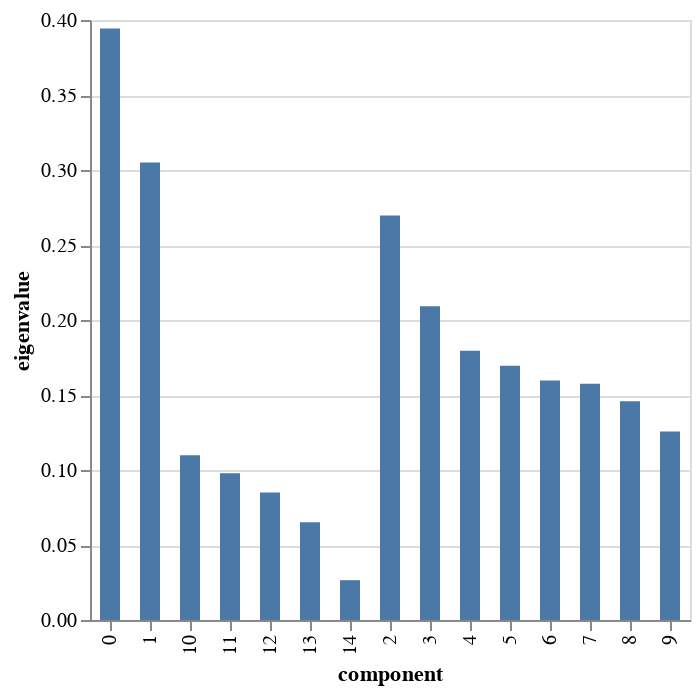

Notebook source saved alongside this figure:
### Markdown cell above
##### <span style="color:purple">**Todo:** Carry out the MCA of the variables thus truncated.</span>

What is inertia like?

### Code cell
### TO BE COMPLETED ###

mca = prince.MCA(
    n_components=15,
    n_iter=20,
    copy=True,
    check_input=True,
    engine='sklearn',
    random_state=42
)
mca = mca.fit(titanic_thresh)

display(mca.eigenvalues_summary)
mca.scree_plot()

### Figure 1 — Vega-Lite specification as saved in the notebook (floating-point values rounded to 4 significant figures)
{"config": {"view": {"continuousWidth": 400, "continuousHeight": 300}}, "data": {"name": "data-80c98c0ed6097fae5c9f18909c20a072"}, "mark": {"type": "bar", "size": 10}, "encoding": {"tooltip": [{"field": "component", "type": "nominal"}, {"field": "eigenvalue", "type": "quantitative"}, {"field": "% of variance", "type": "quantitative"}, {"field": "% of variance (cumulative)", "type": "quantitative"}], "x": {"field": "component", "type": "nominal"}, "y": {"field": "eigenvalue", "type": "quantitative"}}, "$schema": "https://vega.github.io/schema/vega-lite/v4.17.0.json", "datasets": {"data-80c98c0ed6097fae5c9f18909c20a072": [{"component": "0", "eigenvalue": 0.3943, "% of variance": 15.77, "% of variance (cumulative)": 15.77}, {"component": "1", "eigenvalue": 0.3051, "% of variance": 12.2, "% of variance (cumulative)": 27.98}, {"component": "2", "eigenvalue": 0.2696, "% of variance": 10.79, "% of variance (cumulative)": 38.76}, {"component": "3", "eigenvalue": 0.2092, "% of variance": 8.367, "% of variance (cumulative)": 47.13}, {"component": "4", "eigenvalue": 0.1795, "% of variance": 7.181, "% of variance (cumulative)": 54.31}, {"component": "5", "eigenvalue": 0.1694, "% of variance": 6.778, "% of variance (cumulative)": 61.09}, {"component": "6", "eigenvalue": 0.1597, "% of variance": 6.389, "% of variance (cumulative)": 67.48}, {"component": "7", "eigenvalue": 0.1574, "% of variance": 6.297, "% of variance (cumulative)": 73.78}, {"component": "8", "eigenvalue": 0.1458, "% of variance": 5.83, "% of variance (cumulative)": 79.61}, {"component": "9", "eigenvalue": 0.1256, "% of variance": 5.024, "% of variance (cumulative)": 84.63}, {"component": "10", "eigenvalue": 0.1098, "% of variance": 4.393, "% of variance (cumulative)": 89.02}, {"component": "11", "eigenvalue": 0.09786, "% of variance": 3.915, "% of variance (cumulative)": 92.94}, {"component": "12", "eigenvalue": 0.08496, "% of variance": 3.398, "% of variance (cumulative)": 96.33}, {"component": "13", "eigenvalue": 0.06509, "% of variance": 2.604, "% of variance (cumulative)": 98.94}, {"component": "14", "eigenvalue": 0.02655, "% of variance": 1.062, "% of variance (cumulative)": 100.0}]}}
